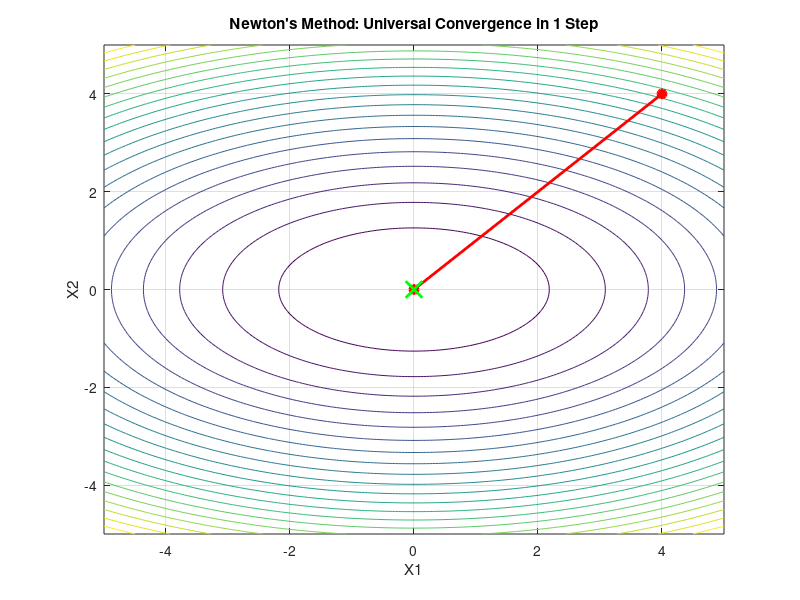

Write the MATLAB code that produced this figure.
clc; close all; clear all;

%% 1. Optimization Setup
x = [4; 4]; % Starting point as a column vector [x1; x2]

f = @(x) (x(1)^2 + 3*x(2)^2);   % Objective function
grad = @(x) [2*x(1); 6*x(2)];    % Gradient vector
H = [2, 0; 0, 6];               % Constant Hessian matrix

% History tracking for plotting
path = x; 

%% 2. Newton's Method Step
fprintf('Starting Point: (%f, %f)\n', x(1), x(2));

% Newton's update: x_next = x - inv(H) * grad
% Note: In MATLAB, use H \ grad instead of inv(H)*grad for better numerical stability
step = -H \ grad(x); 
x = x + step;

path = [path, x]; % Record the new position

fprintf('Optimization finished in 1 iteration.\n');
fprintf('Final Minimum Point: (%f, %f)\n', x(1), x(2));

%% 3. Visualization
[X1, X2] = meshgrid(-5:0.05:5);
Z = X1.^2 + 3*X2.^2;
contour(X1, X2, Z, 20);
hold on; grid on;

% Plot the trajectory (It will just be a straight line from start to finish)
plot(path(1,:), path(2,:), 'r-o', 'LineWidth', 2, 'MarkerFaceColor', 'r');
plot(path(1,end), path(2,end), 'gx', 'MarkerSize', 12, 'LineWidth', 2);

xlabel('X1'); ylabel('X2');
title('Newton''s Method: Universal Convergence in 1 Step');
